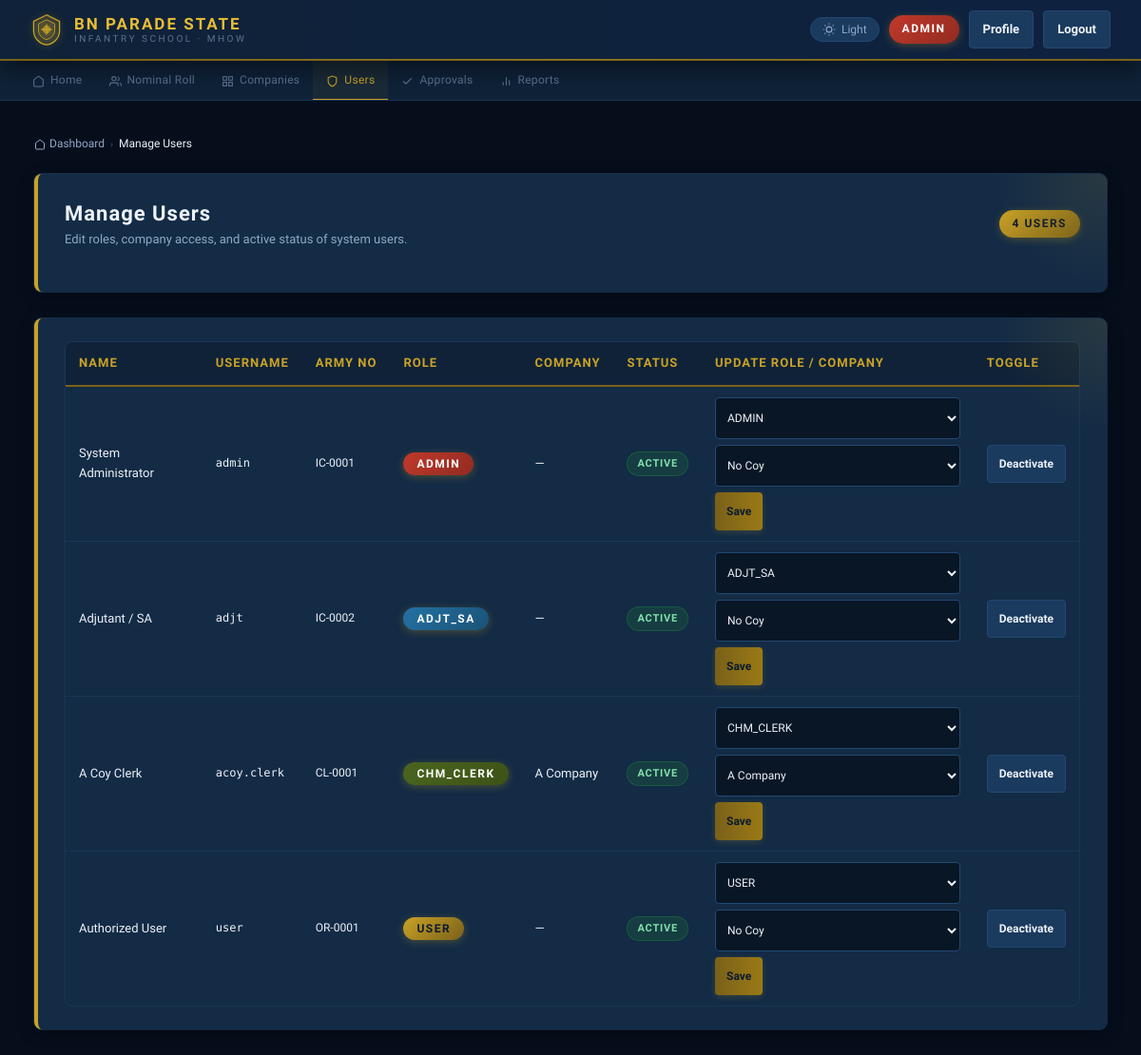
/admin/manage_users.php (signed in), run on the app's committed database.
### tables this page shows
CREATE TABLE users (
    id INT AUTO_INCREMENT PRIMARY KEY,
    name VARCHAR(100) NOT NULL,
    username VARCHAR(50) NOT NULL UNIQUE,
    password VARCHAR(255) NOT NULL,
    security_question VARCHAR(255) DEFAULT NULL,
    security_answer VARCHAR(255) DEFAULT NULL,
    role ENUM('ADMIN','ADJT_SA','CHM_CLERK','USER') NOT NULL,
    army_no VARCHAR(50) DEFAULT NULL,
    company_id INT DEFAULT NULL,
    is_active TINYINT DEFAULT 1,
    created_at TIMESTAMP DEFAULT CURRENT_TIMESTAMP,
    FOREIGN KEY (company_id) REFERENCES companies(id)
);

CREATE TABLE companies (
    id INT AUTO_INCREMENT PRIMARY KEY,
    company_name VARCHAR(100) NOT NULL,
    short_name VARCHAR(20) NOT NULL,
    is_active TINYINT DEFAULT 1
);

### admin/manage_users.php (the view, shortened to what this page needs)
<?php
include("../config/db.php");
function h($v) { return htmlspecialchars((string)$v, ENT_QUOTES, 'UTF-8'); }
$stmt = mysqli_prepare($conn,
    "SELECT u.id, u.name, u.username, u.role, u.army_no, u.is_active, c.company_name, u.company_id
     FROM users u
     LEFT JOIN companies c ON c.id = u.company_id
     ORDER BY FIELD(u.role,'ADMIN','ADJT_SA','CHM_CLERK','USER'), u.name"
);
mysqli_stmt_execute($stmt);
$users = mysqli_fetch_all(mysqli_stmt_get_result($stmt), MYSQLI_ASSOC);
$companies = mysqli_fetch_all(
    mysqli_query($conn, "SELECT id, company_name FROM companies WHERE is_active = 1 ORDER BY id"),
    MYSQLI_ASSOC
);
?>
<!DOCTYPE html>
<html lang="en">
<head>
    <link rel="stylesheet" href="../assets/css/style.css">
</head>
<body>
<?php $_tp = '../'; include("../includes/topbar.php"); ?>
<main id="main-content" class="container">
    <nav class="breadcrumb" aria-label="Breadcrumb">
        <a href="../dashboard.php"><svg width="12" height="12" viewBox="0 0 24 24" fill="none" stroke="currentColor" stroke-width="2"><path d="M3 9l9-7 9 7v11a2 2 0 01-2 2H5a2 2 0 01-2-2z"/></svg> Dashboard</a>
        <span class="breadcrumb-sep">›</span>
        <span class="breadcrumb-current">Manage Users</span>
    </nav>
    <div class="panel">
        <div class="panel-heading">
            <div>
                <h2>Manage Users</h2>
                <p class="muted">Edit roles, company access, and active status of system users.</p>
            </div>
            <span class="badge"><?php echo count($users); ?> Users</span>
        </div>
    </div>
    <div class="panel">
        <div class="table-wrap">
            <table>
                <thead>
                    <tr>
                        <th>Name</th>
                        <th>Username</th>
                        <th>Army No</th>
                        <th>Role</th>
                        <th>Company</th>
                        <th>Status</th>
                        <th>Update Role / Company</th>
                        <th>Toggle</th>
                    </tr>
                </thead>
                <tbody>
                <?php foreach ($users as $u): ?>
                    <tr>
                        <td><?php echo h($u['name']); ?></td>
                        <td class="mono"><?php echo h($u['username']); ?></td>
                        <td style="font-size:12px;"><?php echo h($u['army_no'] ?? '—'); ?></td>
                        <td><span class="badge" data-role="<?php echo h($u['role']); ?>"><?php echo h($u['role']); ?></span></td>
                        <td><?php echo h($u['company_name'] ?? '—'); ?></td>
                        <td>
                            <span class="status-badge <?php echo $u['is_active'] ? 'status-present' : 'status-absent'; ?>">
                                <?php echo $u['is_active'] ? 'Active' : 'Inactive'; ?>
                            </span>
                        </td>
                        <td>
                            <form method="POST" style="display:flex;gap:6px;align-items:center;flex-wrap:wrap;">
                                <select name="role" class="inline-select">
                                    <?php foreach (["ADMIN","ADJT_SA","CHM_CLERK","USER"] as $r): ?>
                                        <option value="<?php echo $r; ?>" <?php echo $u['role'] === $r ? 'selected' : ''; ?>><?php echo $r; ?></option>
                                    <?php endforeach; ?>
                                </select>
                                <select name="company_id" class="inline-select">
                                    <option value="0">No Coy</option>
                                    <?php foreach ($companies as $c): ?>
                                        <option value="<?php echo (int)$c['id']; ?>"
                                            <?php echo (int)$u['company_id'] === (int)$c['id'] ? 'selected' : ''; ?>>
                                            <?php echo h($c['company_name']); ?>
                                        </option>
                                    <?php endforeach; ?>
                                </select>
                                <button class="btn" type="submit" style="padding:5px 12px;font-size:12px;">Save</button>
                            </form>
                        </td>
                        <td>
                            <form method="POST">
                                <button class="btn secondary" type="submit" style="padding:5px 12px;font-size:12px;">
                                    <?php echo $u['is_active'] ? 'Deactivate' : 'Activate'; ?>
                                </button>
                            </form>
                        </td>
                    </tr>
                <?php endforeach; ?>
                </tbody>
            </table>
        </div>
    </div>
</main>
</body>
</html>

### data on the page
users: name "System Administrator", username "admin", army_no "IC-0001", role "ADMIN", company_name "—", is_active "ACTIVE"
users: name "Adjutant / SA", username "adjt", army_no "IC-0002", role "ADJT_SA", company_name "—", is_active "ACTIVE"
users: name "A Coy Clerk", username "acoy.clerk", army_no "CL-0001", role "CHM_CLERK", company.company_name "A Company", is_active "ACTIVE", company_id "A Company"
users: name "Authorized User", username "user", army_no "OR-0001", role "USER", company_name "—", is_active "ACTIVE"

### other printed values
$_roleH "ADMIN"
$_item[2] "Home"
$_item[2] "Nominal Roll"
$_item[2] "Companies"
$_item[2] "Users"
$_item[2] "Approvals"
$_item[2] "Reports"
count($users) "4"
